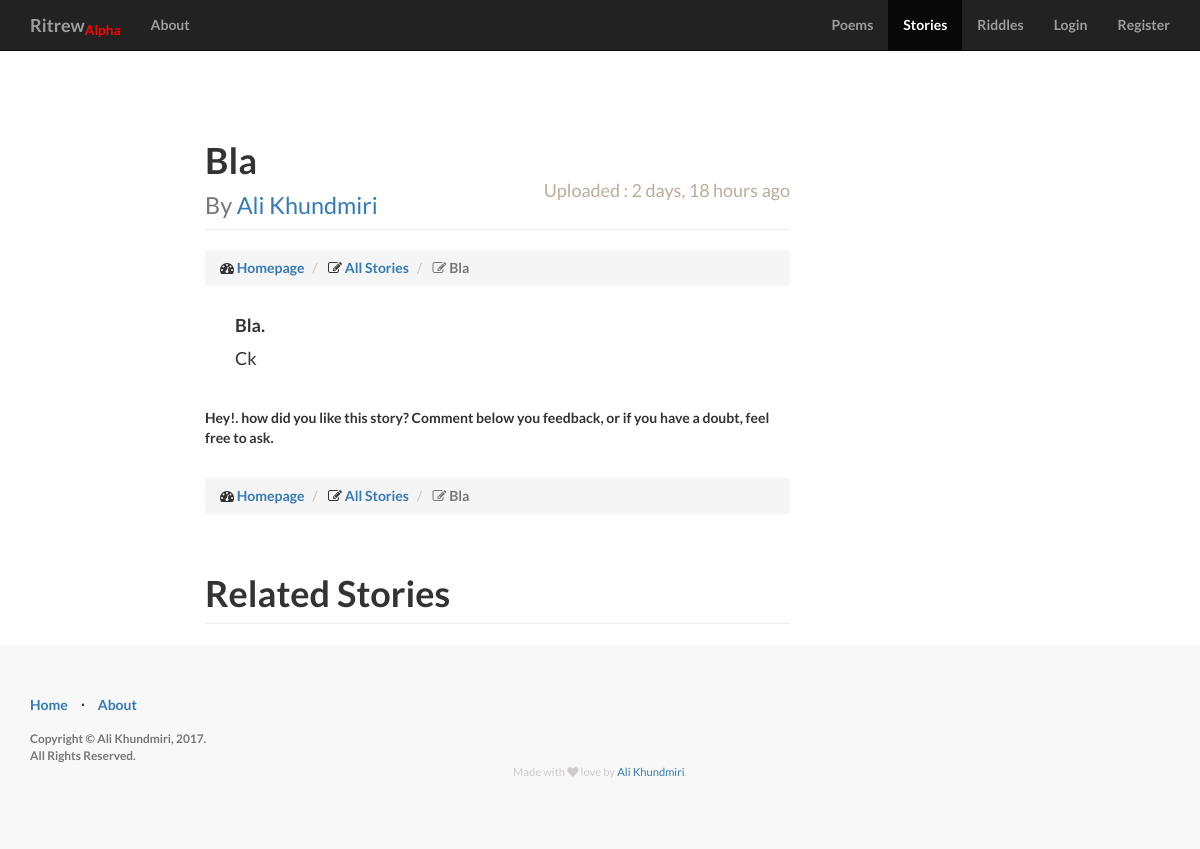
Page /stories/bla/ on the committed database.
### core/models.py (models this page shows, shortened)
class all_stories(models.Model):
	app_name = "Story"
	title = models.CharField(max_length=300, blank=False, null=False)
	slug = models.SlugField(unique=True)
	story = models.TextField(max_length=30000, blank=False, null=False)
	show_story = models.BooleanField(default=True,)
	author = models.ForeignKey(settings.AUTH_USER_MODEL, default=1)
	tags = models.ManyToManyField(taggers, blank=True, null=True)
	related_story = models.ManyToManyField("self", blank=True, null=True)
	timestamp = models.DateTimeField(auto_now=False, auto_now_add=True)
	updated = models.DateTimeField(auto_now=True, auto_now_add=False)
	class Meta:
		ordering = ["-timestamp", "-updated"]
		verbose_name = "Story"
		verbose_name_plural = "Stories"

### core/views.py (the view)
# urls.py: url(r'^stories/(?P<slug>[\w-]+)/$', views.story_detail, name='story_detail'),
def story_detail(request, slug=None):
	name = "Story"
	story = get_object_or_404(all_stories, slug=slug, show_story = True)
	context = {
		"name" : name,
		'name_nav' : 'story',
		"stories" : story,
		'breadcrumb_text_0' : "All Stories",
		'breadcrumb_text_1' : "All Stories",
	}
	return render(request, 'core/poetist_detail_story.html', context)

### core/templates/core/poetist_detail_story.html (shortened to what this page needs)
{% extends 'base.html' %}
{% block content_body %}
<div class="row">
	<div class="col-lg-12">
		<h1 class="page-header"> {{ stories.title|title }}<br>
			<small>By
				{% if stories.author %}
					<a href="/{{stories.author.username}}">
						{% if stories.author.get_full_name %}
							{{stories.author.get_full_name}}
						{% else %}
							{{stories.author}}
						{% endif %}
					</a>
				{% else %}
					Anonymous
				{% endif %}
			</small>
			<small class="pull-right" style="color: #BCAC9B; font-size: 0.5em">	Uploaded : {{stories.timestamp|timesince}} ago
			</small>
		</h1>
		<ol class="breadcrumb">
			<li>
				<i class="fa fa-dashboard"></i><a href="{% url 'writer:list' %}"> Homepage</a>
			</li>
			<li class="">
				<i class="fa fa-edit"></i><a href="{% url 'writer:story_list' %}"> {{breadcrumb_text_0}} </a>
			</li>
			<li class="active">
				<i class="fa fa-edit"></i> {{stories.title|truncatewords:5}}
			</li>
		</ol>
	</div>
</div>
	<div class="container col-lg-12" style="padding: ">
		<div class=" col-lg-12">
			<h4 class="pull-left">{{ stories.title|title }}.</h4>
			<br>
			<br>
			<p class="lead">{{ stories.story|linebreaksbr }}</p>
		</div>
	</div>
	<br>
	<hr><br>
	<p>Hey!. how did you like this {{name_nav}}? Comment below you feedback, or if you have a doubt, feel free to ask.</p>
	<br>
	<div class="row">
		<div class="col-lg-12">
			<ol class="breadcrumb">
				<li>
					<i class="fa fa-dashboard"></i><a href="{% url 'writer:list' %}"> Homepage</a>
				</li>
				{% if stories %}
					<li class="">
						<i class="fa fa-edit"></i><a href="{% url 'writer:story_list' %}"> {{breadcrumb_text_0}} </a>
					</li>
					<li class="active">
						<i class="fa fa-edit"></i> {{stories.title|truncatewords:5}}
					</li>
				{% endif %}
			</ol>
		</div>
	</div>
	{% if stories.related_story %}
		<div class="row">
			<div class="col-lg-12">
				<h1 class="page-header"> Related Stories </h1>
			</div>
		</div>
	{% endif %}
{% endblock %}

### static/lander/css/landing-page.css (style rules this page uses)
body, html { width: 100%; height: 100%; }
body, h1, h2, h3, h4, h5, h6 { font-family: "Lato","Helvetica Neue",Helvetica,Arial,sans-serif; font-weight: 700; }
.lead { font-size: 18px; font-weight: 400; }

### rows in the picture
all_stories: title "Bla", author.get_full_name "Ali Khundmiri", timestamp "2 days, 18 hours", story "Ck"

### other values in the picture
{{ breadcrumb_text_0 }} "All Stories"
{{ name_nav }} "story"
